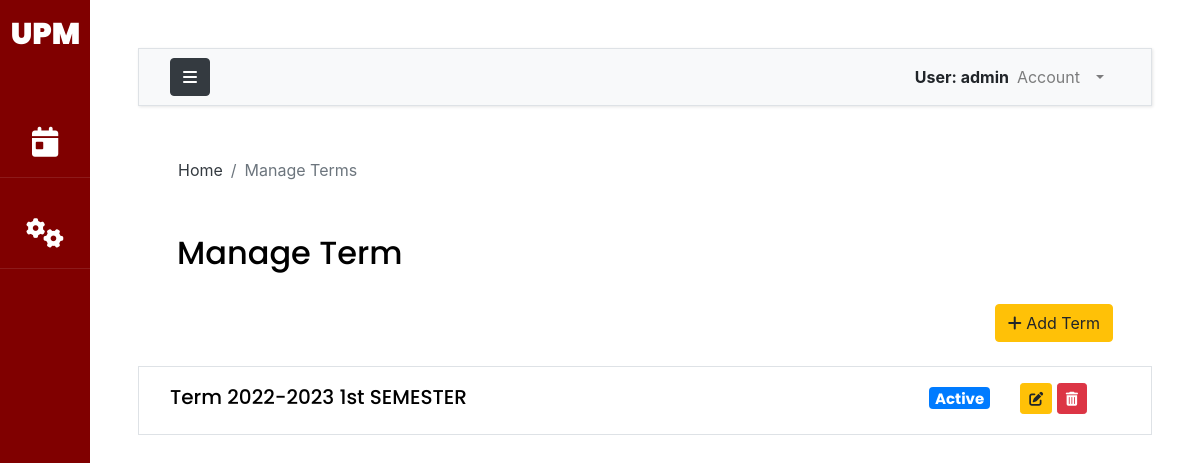
The app's page /manage-term/ (signed in) with its own data.
### accounts/models.py (models this page shows, shortened)
class AuthUser(AbstractUser):
    FACULTY = 1
    STAFF = 2
    OCS = 3
    ADPD = 4
    AO = 5
    USER_TYPE_CHOICES = (
        (FACULTY, 'Faculty'),
        (STAFF, 'Staff'),
        (OCS, 'OCS'),
        (ADPD, 'ADPD'),
        (AO,'AO')
    )
    first_name = models.CharField(max_length=200)
    last_name = models.CharField(max_length=200)
    email = models.EmailField(unique=True, validators=[
        EmailValidator(allowlist=['up.edu.ph'])
    ])
    college = models.ForeignKey("UPM.College",on_delete=models.CASCADE,null=True,blank=True)
    department = models.ForeignKey("UPM.Department",on_delete=models.CASCADE,null=True,blank=True)
    user_type = models.PositiveSmallIntegerField(choices=USER_TYPE_CHOICES,null=True)
    def __str__(self):
        return self.username

### UPM/models.py (models this page shows, shortened)
class Term(models.Model):
    SEM=(("1st SEMESTER",'1st Semester'),("2nd SEMESTER","2nd Semester"))
    academicyear = models.CharField(max_length=10)
    semester = models.CharField(max_length=50,choices=SEM,null=True)
    slug = models.SlugField(null=True)
    room = models.ManyToManyField(Room, related_name="room_term", blank=True)
    date_start = models.DateField(null=True)
    date_end = models.DateField(null=True)
    isActivated = models.BooleanField(null=True,default=False)

### UPM/views.py (the view)
# urls.py: path('manage-term/',views.manageTerm, name='manageTerm'),
@login_required(login_url='loginPage')
def manageTerm(request):
    terms = Term.objects.all()
    context={'terms':terms}
    return render(request,"UPM/term.html",context)

### templates/UPM/term.html (shortened to what this page needs)
{% extends 'base.html' %}
{% load static %}
{% load crispy_forms_tags %}
{% block breadcrumb %}
<nav aria-label="breadcrumb">
  <ol class="breadcrumb mt-3 ms-4 bg-body">
    <li class="breadcrumb-item"><a href="{% url 'indexPage' %}" class="text-dark">Home</a></li>
    <li class="breadcrumb-item active" aria-current="page">Manage Terms</li>
  </ol>
</nav>
{% endblock breadcrumb %}
{% block content %}
<div class = "container-fluid">
    <h2 class="py-4 px-4">Manage Term</h2>
    <div class = 'text-right'>
      <a class='btn btn-warning mb-4 mx-4' role='button' href = "{% url 'addTerm' %}"><i class="fa-solid fa-plus"></i> Add Term</a>
    </div>
    {% for term in terms %}
    <div class="row border bg-white p-3 mb-3">
        <div class="col align-self-center">
            <a href="{% url 'termView' term.slug %}"><h5>Term {{term.academicyear}} {{term.semester}}</h5></a>
        </div>
        <div class="col-auto align-self-center text-end ">
            {%if term.isActivated %}
            <h5><span class="badge bg-primary text-wrap">
                Active
            </span></h5>
            {%else%}
            <h5><span class="badge bg-secondary text-wrap">
                Inactive
            </span></h5>
            {%endif%}
        </div>
        <div class="col-auto align-self-end text-end pe-5 pb-1">
            <button type="button" class="update bs-modal btn btn-sm btn-warning btn-sm" data-form-url=""><i class="fa-solid fa-pen-to-square"></i></button>
            <button type="button" class="btn btn-danger btn-sm" data-bs-toggle="modal" data-bs-target="#removePopup{{term.id}}"><i class="fa-solid fa-trash-can"></i> </button>
        </div>
    </div>
      {%endfor%}
</div>
{% endblock content %}

### templates/base.html (shortened to what this page needs)
{% load static %}
{% load crispy_forms_tags %}
<!DOCTYPE html>
<html lang="en">
    <head>
        {% include 'css_modules.html' %}
    </head>
    <body>
        <div class="wrapper d-flex align-items-stretch">
            <nav id="sidebar" class="active">
                <h1><a href="{% url 'indexPage' %}" class="logo mt-2 pt-2">UPM</a></h1>
                <ul class="list-unstyled components mb-5">
                    {% if request.user.is_authenticated %}
                    <li>
                        <a href="{% url 'viewBookings' %}"><i class="fa-solid fa-calendar-day"></i> <span class="link_label ms-1"> Bookings</span></a>
                    </li>
                        {% if request.user.user_type == none %}
                        <li>
                            <a data-bs-toggle="collapse" href="#collapseOptions" role="button" aria-expanded="false" aria-controls="collapseOptions" id="clps"><i class="fa fa-cogs"></i> <span class="link_label">Administrator</span></a>
                        </li>
                        {% endif %}
                    {% else %}
                    <li>
                        <a href="{% url 'roomView' %}"><i class="fa-solid fa-door-closed"></i> <span class="link_label ms-1">View Rooms</span></a>
                    </li>
                    {% endif %}
                </ul>
            </nav>
            <div id="content" class="p-4 p-md-5 bg-body">
                <nav class="navbar navbar-expand-lg navbar-light bg-light border">
                    <div class="container-fluid">
                        <button type="button" id="sidebarCollapse" class="btn btn-dark">
                            <i class="fa fa-bars"></i>
                        </button>
                        <div class="collapse navbar-collapse" id="navbarSupportedContent">
                            <ul class="nav navbar-nav ml-auto">
                                <span class="fw-bolder mt-2">User: {{request.user}}</span>
                                {% if request.user.is_authenticated %}
                                <li class="nav-item dropdown me-3 pe-3">
                                        <a class="nav-link dropdown-toggle" href="#" id="navbarDropdown" role="button" data-bs-toggle="dropdown" aria-expanded="false">
                                        Account
                                        </a>
                                    </li>
                                {% else %}
                                    <a class='text-secondary mt-2 ms-2 me-3 pe-3' href="{% url 'loginPage' %}" id="navbarDropdown" >
                                       <strong>Log In</strong>
                                    </a>
                                {% endif %}
                            </ul>
                        </div>
                    </div>
                </nav>
                <main>
                    <div class="app-title">
                        {% block breadcrumb %}
                        {% endblock breadcrumb %}
                    </div>
                    {% block content %}
                    {% endblock content %}
                </main>
            </div>
		</div>
    </body>
</html>

### records on screen
AuthUser: user "admin"
Term: academicyear "2022-2023", semester "1st SEMESTER", isActivated "Active"
